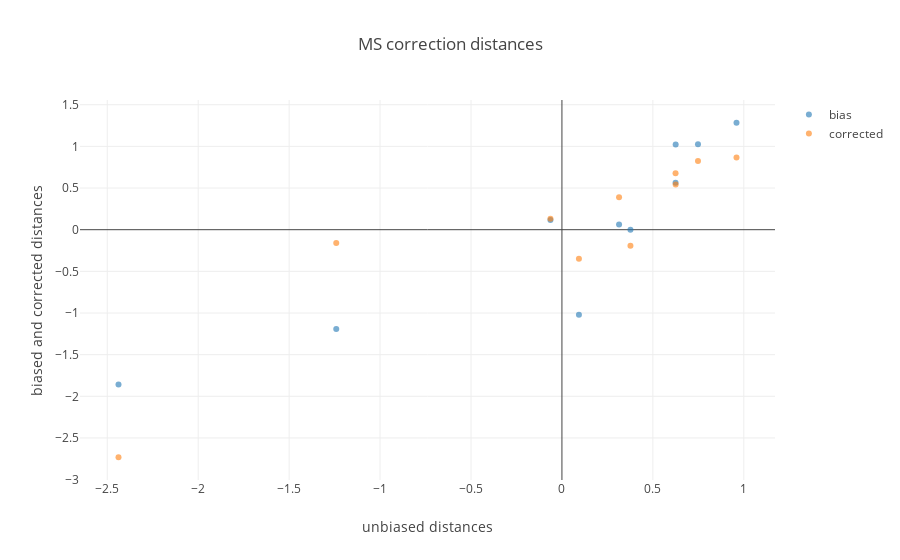

Notebook code cell kept with this figure:
### Code cell
t= np.array([
    unbias_pair_dist,
    bias_pair_dist,
    corrected_pair_dist
]).T

fig_data= [go.Scatter(
    x= t[:,0],
    y= t[:,i],
    mode= 'markers',
    marker= dict(
        color= i,
        opacity= .6
    ),
    name= ['bias','corrected'][i-1]
    ) for i in [1,2]
]

layout = go.Layout(
    title= 'MS correction distances',
    yaxis=dict(
        title='biased and corrected distances'),
    xaxis=dict(
        title='unbiased distances')
)

fig= go.Figure(data=fig_data, layout=layout)
iplot(fig)

### Figure 1 — Plotly figure (JSON) as saved in the notebook; plotly's stock layout.template omitted (floating-point values rounded to 4 significant figures)
{"data": [{"marker": {"color": 1, "opacity": 0.6}, "mode": "markers", "name": "bias", "type": "scatter", "x": [0.09345, -2.438, 0.6253, 0.3767, -1.241, 0.748, 0.6247, -0.06315, 0.3141, 0.9599], "y": [-1.022, -1.859, 1.023, -0.0001381, -1.192, 1.024, 0.5632, 0.1152, 0.06368, 1.284]}, {"marker": {"color": 2, "opacity": 0.6}, "mode": "markers", "name": "corrected", "type": "scatter", "x": [0.09345, -2.438, 0.6253, 0.3767, -1.241, 0.748, 0.6247, -0.06315, 0.3141, 0.9599], "y": [-0.3473, -2.732, 0.5426, -0.1932, -0.1611, 0.8258, 0.6785, 0.1322, 0.388, 0.8661]}], "layout": {"title": "MS correction distances", "xaxis": {"title": "unbiased distances"}, "yaxis": {"title": "biased and corrected distances"}}}
